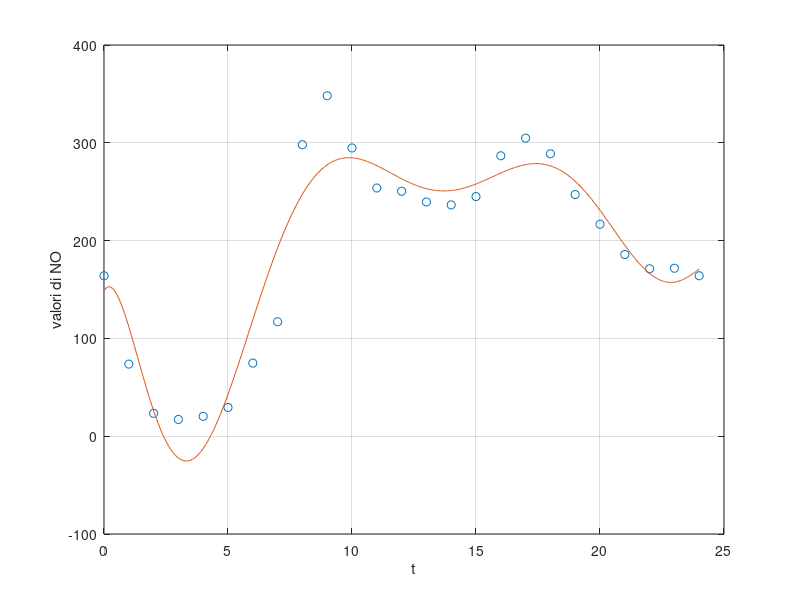

MATLAB code to generate this figure: (Note: this script raises an error after producing the figure.)
% dati problema monossido 
t =(0:24)';
y =[164.05; 73.72; 23.39; 17.11; 20.31; 29.37; 74.74; 117.02;
298.04; 348.13; 294.75; 253.78; 250.48; 239.48; 236.52; 245.04;
286.74; 304.78; 288.76; 247.11; 216.73; 185.78; 171.19; 171.73; 
164.05];

%% costruisco l'appx nel senso dei minimi quadrati con una funzione
% polinomiale di grado 8

a=polyfit(t,y,8); % trovo il vettore dei coefficienti

% valuto il polinomio in un insieme piuà fitto di punti
t1=linspace(0,24,500)';
p1=polyval(a,t1); 

% disegno
figure(1); clf
plot(t,y,'o') % dati
hold on
plot(t1,p1) % polinomio calcolato con minimi quadrati
grid on
xlabel('t')
ylabel('valori di NO')

%% costruisco l'appx nel senso dei mini quad, con sin e cos
n=length(t); % numero di dati
w=2*pi/24;
X=[ones(n,1), sin(w*t), cos(w*t), sin(2*w*t), cos(2*w*t),...
    sin(3*w*t),cos(3*w*t),sin(4*w*t),cos(4*w*t)];
% risolvo il sistema X a =y nel senso dei min quad

% cioe' calcolo la fatt QR di X
[Qtilde,Rtilde]=qr(X,"econ");
% risolvo il sistema Rtilde a=Qtilde'*y
a=sost_indietro(Rtilde,Qtilde'*y);
% uso sempre il vettore dei punti t1
g2=a(1)+a(2)*sin(w*t1)+a(3)*cos(w*t1)+...
    a(4)*sin(2*w*t1)+a(5)*cos(2*w*t1)+...
    a(6)*sin(3*w*t1)+a(7)*cos(3*w*t1)+...
    a(8)*sin(4*w*t1)+a(9)*cos(4*w*t1);

% disegno
figure(2); clf
plot(t,y,'o') % dati
hold on
plot(t1,g2) % funzione sin-cos calcolato con minimi quadrati
grid on
xlabel('t')
ylabel('valori di NO')











